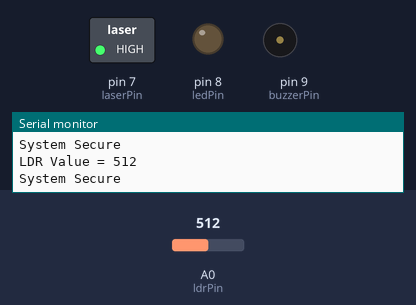
Bench run of a sketch on a simulated Arduino Uno, built with avr-gcc and run on an emulated ATmega328P. Parts: switched loads named in the sketch (green lamp = pin HIGH), output pins drawn as LEDs (lit = HIGH), buzzer (waves = sounding), the last lines printed to the serial monitor. Inputs (shaded band) come from the test bench; at power-on: A0 (ldrPin) = 512.

Above: at 1.2 s.
1.3 s: A0 (ldrPin) set to 487
At 1.9 s:
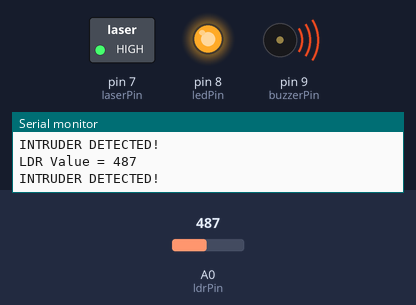
2.8 s: A0 (ldrPin) set to 510
At 3.3 s:
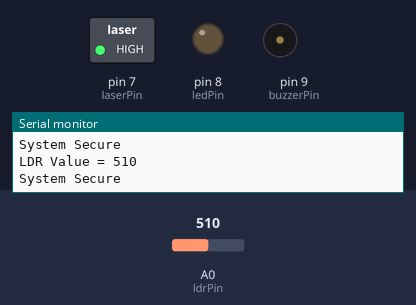
4.3 s: A0 (ldrPin) set to 490
At 4.8 s:
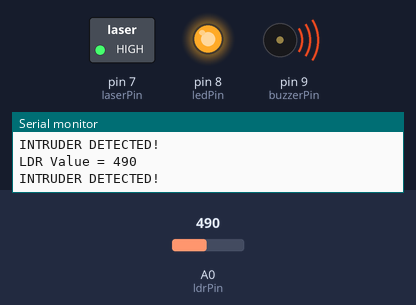
Timing chart, 0 to 7.3 s (numbered marks = the images above; inputs shaded):
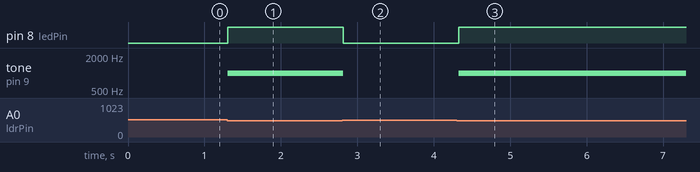

Measured:
- the behaviour switches between 500 and 499 on A0 (ldrPin) (found by bisection; images 0 and 1)
- after the input at 1.3 s, pin 8 (ledPin): LOW → HIGH at once; tone on pin 9 (buzzerPin): silent → 1000 Hz at once
- after the input at 2.8 s, pin 8 (ledPin): HIGH → LOW at once; tone on pin 9 (buzzerPin): 1000 Hz → silent at once
- after the input at 4.3 s, pin 8 (ledPin): LOW → HIGH at once; tone on pin 9 (buzzerPin): silent → 1000 Hz at once

The sketch:

security_alarm.ino
```cpp
// Smart Security Alarm System
// Arduino + LDR + Laser + LED + Buzzer

const int ldrPin = A0;
const int ledPin = 8;
const int buzzerPin = 9;
const int laserPin = 7;

int ldrValue = 0;
int threshold = 500;   // Adjust after testing

void setup()
{
  pinMode(ledPin, OUTPUT);
  pinMode(buzzerPin, OUTPUT);
  pinMode(laserPin, OUTPUT);

  // Turn laser ON
  digitalWrite(laserPin, HIGH);

  digitalWrite(ledPin, LOW);
  digitalWrite(buzzerPin, LOW);

  Serial.begin(9600);

  Serial.println("SMART SECURITY ALARM STARTED");
}

void loop()
{
  ldrValue = analogRead(ldrPin);

  Serial.print("LDR Value = ");
  Serial.println(ldrValue);

  // Use this because your circuit worked with reversed logic
  if (ldrValue < threshold)
  {
    Serial.println("INTRUDER DETECTED!");

    digitalWrite(ledPin, HIGH);
    tone(buzzerPin, 1000);
  }
  else
  {
    Serial.println("System Secure");

    digitalWrite(ledPin, LOW);
    noTone(buzzerPin);
  }

  delay(100);
}
```
